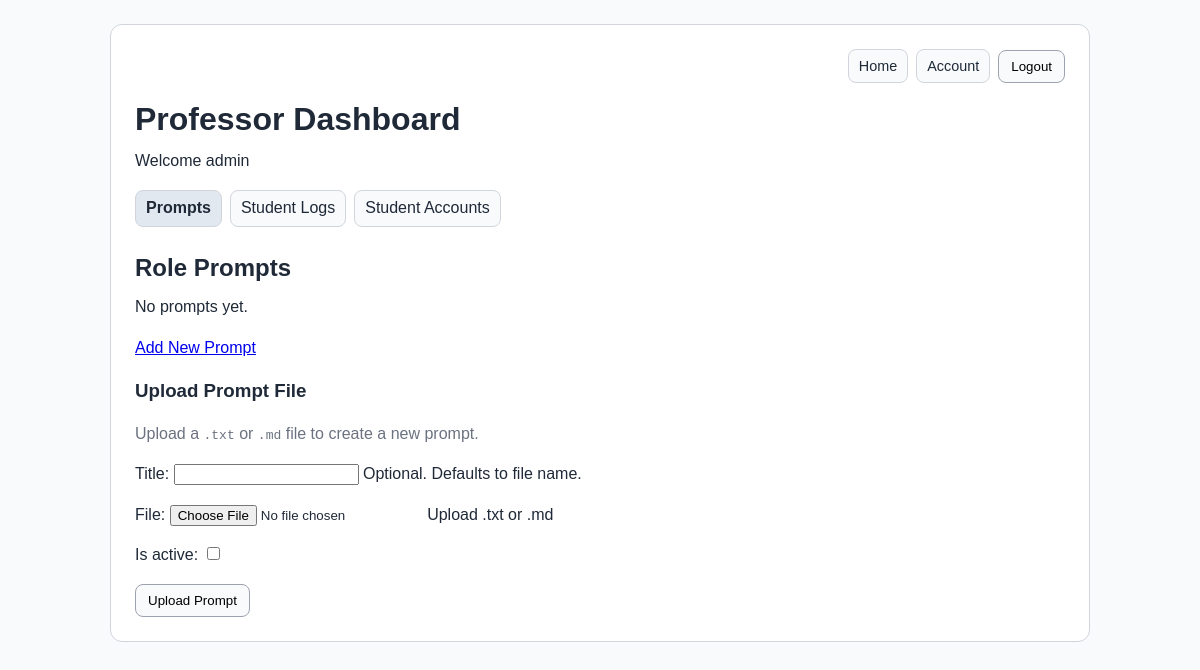
Page /professor/ (signed in) on the earlier database version.
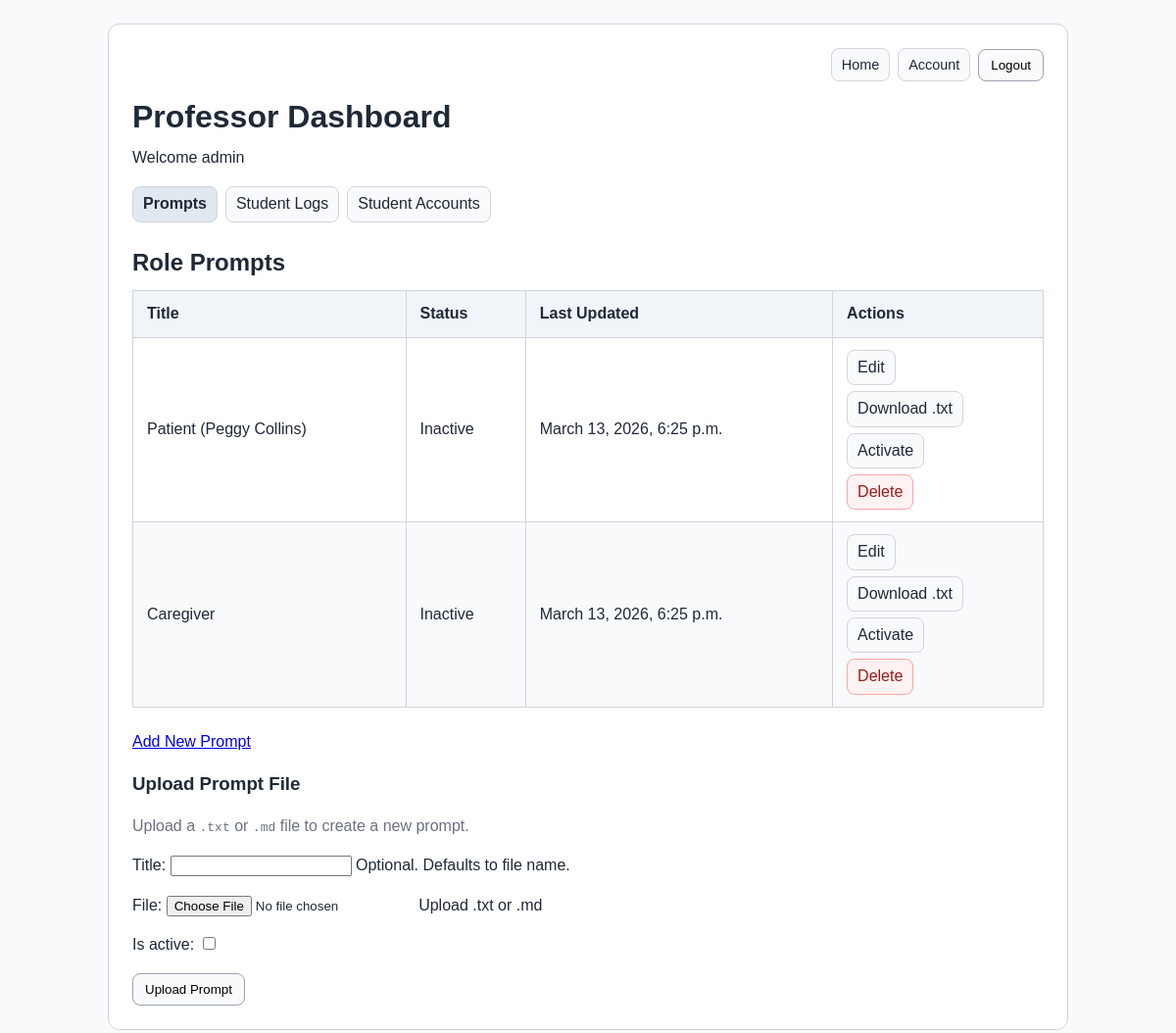
Same page on the later database version.
### vip/models.py (models this page shows, shortened)
class RolePrompt(models.Model):
    title = models.CharField(max_length=120)
    content = models.TextField()
    created_by = models.ForeignKey(
        settings.AUTH_USER_MODEL,
        on_delete=models.SET_NULL,
        null=True,
        blank=True,
        related_name="created_prompts",
    )
    is_active = models.BooleanField(default=False)
    updated_at = models.DateTimeField(auto_now=True)

### vip/views.py (the view)
# urls.py: path('professor/', views.professor_dashboard, name='professor_dashboard'),
@login_required
def professor_dashboard(request):
    if not _is_professor(request.user):
        return redirect("vip:home")
    current_tab = request.GET.get("tab", "prompts")
    if current_tab not in {"prompts", "logs"}:
        current_tab = "prompts"
    prompts = RolePrompt.objects.order_by("-updated_at")
    prompt_upload_form = PromptTextUploadForm()
    students = (
        _student_queryset().prefetch_related("groups")
        .annotate(
            session_count=Count("chat_sessions", distinct=True),
            last_session_at=Max("chat_sessions__started_at"),
        )
        .order_by("username")
    )
    students_by_class = {}
    for student in students:
        class_names = []
        for group in student.groups.all():
            if group.name.startswith("Class: ") and group.name.lower() != "class: unassigned":
                class_names.append(group.name.replace("Class: ", "", 1))
        if not class_names:
            class_names = ["Unassigned"]
        for class_name in class_names:
            students_by_class.setdefault(class_name, []).append(student)
    students_by_class = [
        {"class_name": class_name, "students": students_by_class[class_name]}
        for class_name in sorted(students_by_class.keys())
    ]
    return render(
        request,
        "vip/professor_dashboard.html",
        {
            "prompts": prompts,
            "prompt_upload_form": prompt_upload_form,
            "students_by_class": students_by_class,
            "current_tab": current_tab,
        },
    )

### vip/forms.py (shortened to what this page needs)
class PromptTextUploadForm(forms.Form):
    title = forms.CharField(max_length=200, required=False, help_text="Optional. Defaults to file name.")
    file = forms.FileField(
        help_text="Upload .txt or .md",
        widget=forms.ClearableFileInput(attrs={"accept": ".txt,.md,text/plain,text/markdown"}),
    )
    is_active = forms.BooleanField(required=False)

### vip/views.py (called while the page is built)
def _is_professor(user):
    return user.is_superuser or user.groups.filter(name__iexact="Professor").exists()

def _student_queryset():
    User = get_user_model()
    return (
        User.objects.filter(Q(groups__name__startswith="Class: ") | Q(groups__name="Student"))
        .exclude(groups__name="Professor")
        .distinct()
    )

### vip/templates/vip/professor_dashboard.html (shortened to what this page needs)
{% extends "vip/base.html" %}
{% block content %}
<h1>Professor Dashboard</h1>
<p>Welcome {{ request.user.username }}</p>
<nav class="tabs">
    <a class="tab-link {% if current_tab == 'prompts' %}active{% endif %}" href="{% url 'vip:professor_dashboard' %}?tab=prompts">Prompts</a>
    <a class="tab-link {% if current_tab == 'logs' %}active{% endif %}" href="{% url 'vip:professor_dashboard' %}?tab=logs">Student Logs</a>
    <a class="tab-link" href="{% url 'vip:professor_manage_accounts' %}">Student Accounts</a>
</nav>
{% if current_tab == "prompts" %}
<h2>Role Prompts</h2>
{% if prompts %}
<table>
    <thead>
        <tr>
            <th>Title</th>
            <th>Status</th>
            <th>Last Updated</th>
            <th>Actions</th>
        </tr>
    </thead>
    <tbody>
    {% for prompt in prompts %}
        <tr>
            <td>{{ prompt.title }}</td>
            <td>
                {% if prompt.is_active %}
                    Active
                {% else %}
                    Inactive
                {% endif %}
            </td>
            <td>{{ prompt.updated_at }}</td>
            <td>
                <div class="action-stack">
                <a class="action-btn" href="{% url 'vip:edit_prompt' prompt.id %}">Edit</a>
                <a class="action-btn" href="{% url 'vip:professor_download_prompt_txt' prompt.id %}">Download .txt</a>
                {% if prompt.is_active %}
                    <form method="post" action="{% url 'vip:deactivate_prompt' prompt.id %}">
                        {% csrf_token %}
                        <button class="action-btn" type="submit">Deactivate</button>
                    </form>
                {% else %}
                    <form method="post" action="{% url 'vip:set_active_prompt' prompt.id %}">
                        <button class="action-btn" type="submit">Activate</button>
                    </form>
                {% endif %}
                    <form method="post" action="{% url 'vip:delete_prompt' prompt.id %}">
                        <button class="action-btn danger" type="submit" onclick="return confirm('Delete this prompt?');">Delete</button>
                    </form>
                </div>
            </td>
        </tr>
    {% endfor %}
    </tbody>
</table>
{% else %}
<p>No prompts yet.</p>
{% endif %}
<p><a href="{% url 'vip:create_prompt' %}">Add New Prompt</a></p>
<h3>Upload Prompt File</h3>
<p class="muted">Upload a <code>.txt</code> or <code>.md</code> file to create a new prompt.</p>
<form method="post" action="{% url 'vip:professor_upload_prompt_file' %}" enctype="multipart/form-data">
    {{ prompt_upload_form.as_p }}
    <button type="submit">Upload Prompt</button>
</form>
{% endif %}
{% endblock %}

### vip/templates/vip/base.html (shortened to what this page needs)
<!DOCTYPE html>
<html lang="en">
<head>
</head>
<body>
    <main class="page">
        {% block top_nav %}
        {% if request.user.is_authenticated %}
        <div class="top-nav">
            <a class="top-link" href="{% url 'vip:home' %}">Home</a>
            <a class="top-link" href="{% url 'vip:account_settings' %}">Account</a>
            <form method="post" action="{% url 'logout' %}">
                <button type="submit">Logout</button>
            </form>
        </div>
        {% endif %}
        {% endblock %}
        {% block content %}{% endblock %}
    </main>
</body>
</html>

### vip/templates/vip/base.html (style rules this page uses)
:root { --text: #1f2937; --bg: #f8fafc; --surface: #ffffff; --border: #d1d5db; --muted: #6b7280; --table-header: #f1f5f9; --table-row: #f8fafc; }
* { box-sizing: border-box; }
body { margin: 0; padding: 24px; font-family: Arial, sans-serif; color: var(--text); background: var(--bg); line-height: 1.4; }
.page { width: 100%; max-width: 980px; margin: 0 auto; background: var(--surface); border: 1px solid var(--border); border-radius: 12px; padding: 24px; }
h1 { margin: 0 0 8px 0; }
h2 { margin: 24px 0 12px 0; }
p { margin: 0 0 18px 0; }
.muted { color: var(--muted); }
table { border-collapse: collapse; width: 100%; margin-bottom: 24px; }
th, td { border: 1px solid var(--border); padding: 12px 14px; text-align: left; vertical-align: middle; }
th { background: var(--table-header); }
tbody tr:nth-child(even) { background: var(--table-row); }
form { margin: 0; }
button { padding: 8px 12px; border: 1px solid #9ca3af; border-radius: 8px; background: #f9fafb; cursor: pointer; }
.top-nav { display: flex; justify-content: flex-end; gap: 8px; margin-bottom: 14px; align-items: center; }
.top-link { border: 1px solid var(--border); border-radius: 8px; padding: 6px 10px; text-decoration: none; color: var(--text); background: #f8fafc; font-size: 0.9rem; }

### vip/templates/vip/professor_dashboard.html (style rules this page uses)
.tabs { display: flex; gap: 8px; margin: 10px 0 18px 0; }
.tab-link { border: 1px solid var(--border); border-radius: 8px; padding: 6px 10px; text-decoration: none; color: var(--text); background: #f8fafc; }
.tab-link.active { background: #e2e8f0; font-weight: 600; }
.action-stack { display: flex; flex-direction: column; gap: 6px; align-items: flex-start; }
.action-btn { display: inline-block; border: 1px solid var(--border); border-radius: 8px; padding: 6px 10px; background: #f8fafc; color: var(--text); text-decoration: none; font: inherit; cursor: pointer; }
.action-btn.danger { border-color: #fca5a5; background: #fef2f2; color: #991b1b; }

Differences in the rows shown:
added RolePrompt: title "Patient (Peggy Collins)", is_active "Inactive", updated_at "March 13, 2026, 6:25 p.m."
added RolePrompt: title "Caregiver", is_active "Inactive", updated_at "March 13, 2026, 6:25 p.m."
Other differences:
text no longer shown: "No prompts yet."
text now shown: "Title Status Last Updated Actions"
